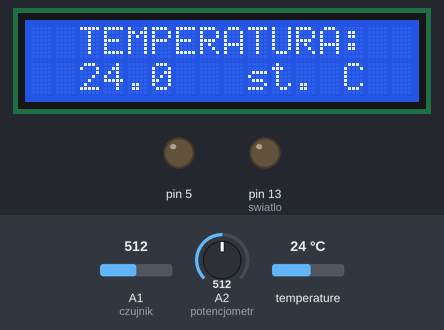
Bench run of a program on a simulated Arduino Pro Mini, built with avr-gcc and run on an emulated ATmega328P. Parts: 16×2 character LCD, output pins drawn as LEDs (lit = HIGH). The test bench sets the inputs (shaded band); at power-on: temperature 24 °C, A1 (czujnik) = 512, A2 (potencjometr) = 512. What the program prints to the serial monitor is not drawn.

Above: at 1.2 s.
1.3 s: temperature set to 12 °C
At 3.0 s:
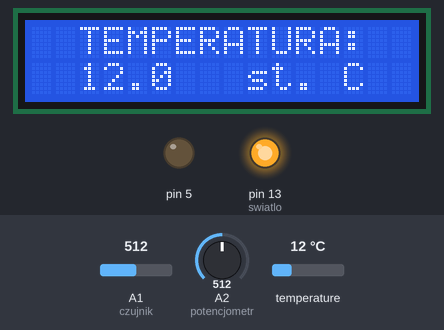
3.3 s: temperature set to 19 °C
At 4.7 s:
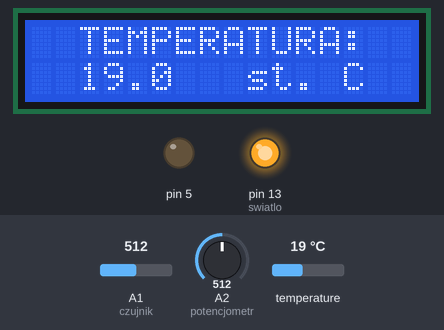
5.0 s: A1 (czujnik) set to 406
6.6 s: A1 (czujnik) set to 377
At 8.1 s:
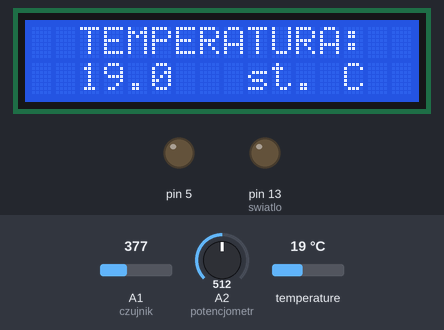
12.5 s: A1 (czujnik) set to 511
At 14.5 s:
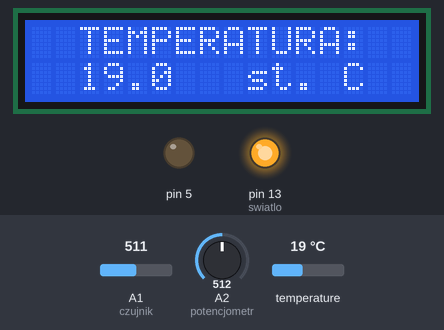
15.7 s: A1 (czujnik) set to 306
At 17.4 s:
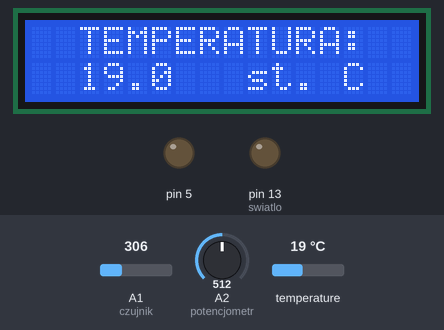
Timing chart, 0 to 18.5 s (numbered marks = the images above; inputs shaded):
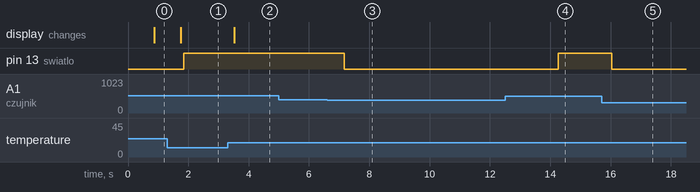

Measured:
- the behaviour switches between 389 and 388 on A1 (czujnik) (found by bisection; images 2 and 3)
- after the input at 1.3 s, the display: changes after 0.45 s (image 1)
- after the input at 3.3 s, the display: changes after 0.23 s (image 2)
- after the input at 5.0 s, every drawn part: stays the same
- after the input at 6.6 s, pin 13 (swiatlo): HIGH → LOW after 0.57 s
- after the input at 12.5 s, pin 13 (swiatlo): LOW → HIGH after 1.8 s
- after the input at 15.7 s, pin 13 (swiatlo): HIGH → LOW after 0.34 s

The program:

main.cpp
```cpp
/*
  C:\Users\Adam\Desktop\Arduino\temp_zmierzch
  tam jest oryginal
  Potenciometr na ledy to 220ohm


*/

#include <Arduino.h>

#include <OneWire.h>
#include <Wire.h>
#include <DallasTemperature.h>
#include <LiquidCrystal_I2C.h>
#include <Timers.h>
#define ONE_WIRE_BUS 2
#define czujnik (A1)
#define led (A0)
#define potencjometr (A2)
OneWire oneWire(ONE_WIRE_BUS);
DallasTemperature sensors(&oneWire);
LiquidCrystal_I2C lcd = LiquidCrystal_I2C(0x20, 16, 2);
unsigned long long czas = 0;  // czas z funkcji millis()
unsigned long long uplyw = 0; // czas dodatkowy tymczas
int pot, czuj, war;
/**
 * funkcja odczytujaca dane wejsciowe
 * w czasie "millis"
 */
void odczyt()
{
    czas = millis();
    const long przerwa = 1000;

    if (czas - uplyw >= przerwa) // instrukcja
    {
        uplyw = czas;
        pot = analogRead(potencjometr);
        czuj = analogRead(czujnik);
        war = pot + czuj;
    }
}

void setup()
{
    Serial.begin(9600);
    sensors.begin();
    lcd.init();
    lcd.backlight();
    //**********
    pinMode(13, OUTPUT); //swiatlo
    pinMode(A0, INPUT_PULLUP);
    pinMode(5, OUTPUT);
    pinMode(10, INPUT_PULLUP);
}

/**
 * funkcja włączająca światło
 */
void switcher()
{
    if (war > 900) // tutaj ustaw! // druga zmiana 1200
    {

        digitalWrite(13, 1);
    }
    else
    {
        digitalWrite(13, 0);
    }
}
void loop()
{
    odczyt();
    switcher();
    Serial.print(war);
    Serial.print("\t");
    Serial.print(pot);
    Serial.print("\t");
    Serial.println(czuj);

    sensors.requestTemperatures();
    // Serial.print(sensors.getTempCByIndex(0)); //dokladnosc wyswietlania temp
    // Serial.println("C");
    // delay(500);

    lcd.setCursor(2, 0);
    lcd.print("TEMPERATURA:");
    lcd.setCursor(2, 1);
    lcd.print(sensors.getTempCByIndex(0), 1);
    lcd.setCursor(9, 1);
    lcd.print("st. C");
    //******************


    delay(100);
}
```
